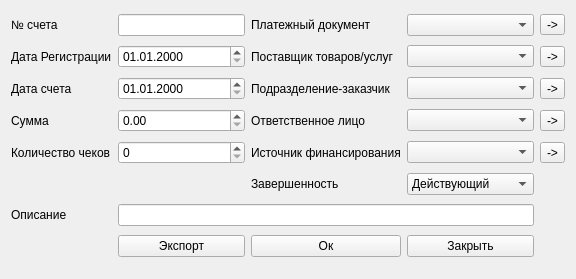
<?xml version="1.0" encoding="UTF-8"?>
<ui version="4.0">
 <class>RegisterCheckForm</class>
 <widget class="QWidget" name="RegisterCheckForm">
  <property name="geometry">
   <rect>
    <x>0</x>
    <y>0</y>
    <width>576</width>
    <height>279</height>
   </rect>
  </property>
  <property name="windowTitle">
   <string>Счет</string>
  </property>
  <property name="windowIcon">
   <iconset resource="../../resources/main.qrc">
    <normaloff>:/images/logo.png</normaloff>:/images/logo.png</iconset>
  </property>
  <layout class="QGridLayout" name="gridLayout">
   <item row="0" column="4">
    <widget class="QComboBox" name="paymentDocumentBox"/>
   </item>
   <item row="0" column="2">
    <widget class="QLineEdit" name="numberEdit"/>
   </item>
   <item row="2" column="4">
    <widget class="QComboBox" name="subdivisionsBox"/>
   </item>
   <item row="6" column="0">
    <widget class="QLabel" name="descriptionLabel">
     <property name="text">
      <string>Описание</string>
     </property>
    </widget>
   </item>
   <item row="1" column="3">
    <widget class="QLabel" name="providersLabel">
     <property name="text">
      <string>Поставщик товаров/услуг</string>
     </property>
    </widget>
   </item>
   <item row="1" column="0">
    <widget class="QLabel" name="registrationDateLabel">
     <property name="text">
      <string>Дата Регистрации</string>
     </property>
    </widget>
   </item>
   <item row="2" column="0">
    <widget class="QLabel" name="checkDateLabel">
     <property name="text">
      <string>Дата счета</string>
     </property>
    </widget>
   </item>
   <item row="4" column="2">
    <widget class="QSpinBox" name="numberChecksBox">
     <property name="maximum">
      <number>99999999</number>
     </property>
    </widget>
   </item>
   <item row="0" column="3">
    <widget class="QLabel" name="paymentDocumentLabel">
     <property name="text">
      <string>Платежный документ</string>
     </property>
    </widget>
   </item>
   <item row="7" column="3">
    <widget class="QPushButton" name="okButton">
     <property name="text">
      <string>Ок</string>
     </property>
    </widget>
   </item>
   <item row="6" column="2" colspan="3">
    <widget class="QLineEdit" name="descriptionEdit"/>
   </item>
   <item row="3" column="4">
    <widget class="QComboBox" name="responsiblesBox"/>
   </item>
   <item row="2" column="3">
    <widget class="QLabel" name="subdivisionsLabel">
     <property name="text">
      <string>Подразделение-заказчик</string>
     </property>
    </widget>
   </item>
   <item row="2" column="2">
    <widget class="QDateEdit" name="checkDateEdit">
     <property name="displayFormat">
      <string>dd.MM.yyyy</string>
     </property>
    </widget>
   </item>
   <item row="7" column="2">
    <widget class="QPushButton" name="exportButton">
     <property name="text">
      <string>Экспорт</string>
     </property>
    </widget>
   </item>
   <item row="3" column="0">
    <widget class="QLabel" name="sumLabel">
     <property name="text">
      <string>Сумма</string>
     </property>
    </widget>
   </item>
   <item row="4" column="4">
    <widget class="QComboBox" name="sourcesFinancingBox"/>
   </item>
   <item row="0" column="0">
    <widget class="QLabel" name="numberLabel">
     <property name="text">
      <string>№ счета</string>
     </property>
    </widget>
   </item>
   <item row="5" column="4">
    <widget class="QComboBox" name="completenessBox">
     <item>
      <property name="text">
       <string>Действующий</string>
      </property>
     </item>
     <item>
      <property name="text">
       <string>Завершенный</string>
      </property>
     </item>
    </widget>
   </item>
   <item row="4" column="0">
    <widget class="QLabel" name="numberChecksLabel">
     <property name="text">
      <string>Количество чеков</string>
     </property>
    </widget>
   </item>
   <item row="8" column="4">
    <spacer name="horizontalSpacer">
     <property name="orientation">
      <enum>Qt::Horizontal</enum>
     </property>
     <property name="sizeHint" stdset="0">
      <size>
       <width>40</width>
       <height>0</height>
      </size>
     </property>
    </spacer>
   </item>
   <item row="4" column="3">
    <widget class="QLabel" name="sourcesFinancingLabel">
     <property name="text">
      <string>Источник финансирования</string>
     </property>
    </widget>
   </item>
   <item row="7" column="4">
    <widget class="QPushButton" name="closeButton">
     <property name="text">
      <string>Закрыть</string>
     </property>
    </widget>
   </item>
   <item row="3" column="2">
    <widget class="QDoubleSpinBox" name="sumSpinBox">
     <property name="maximum">
      <double>99999999.989999994635582</double>
     </property>
    </widget>
   </item>
   <item row="3" column="3">
    <widget class="QLabel" name="responsiblesLabel">
     <property name="text">
      <string>Ответственное лицо</string>
     </property>
    </widget>
   </item>
   <item row="5" column="3">
    <widget class="QLabel" name="completenessLabel">
     <property name="text">
      <string>Завершенность</string>
     </property>
    </widget>
   </item>
   <item row="1" column="4">
    <widget class="QComboBox" name="providersBox"/>
   </item>
   <item row="1" column="2">
    <widget class="QDateEdit" name="registrationDateEdit">
     <property name="displayFormat">
      <string>dd.MM.yyyy</string>
     </property>
    </widget>
   </item>
   <item row="0" column="5">
    <widget class="QToolButton" name="paymentDocumentHandBookButton">
     <property name="text">
      <string>-&gt;</string>
     </property>
    </widget>
   </item>
   <item row="1" column="5">
    <widget class="QToolButton" name="providersHandBookButton">
     <property name="text">
      <string>-&gt;</string>
     </property>
    </widget>
   </item>
   <item row="2" column="5">
    <widget class="QToolButton" name="subdivisionsHandBookButton">
     <property name="text">
      <string>-&gt;</string>
     </property>
    </widget>
   </item>
   <item row="3" column="5">
    <widget class="QToolButton" name="responsiblesHandBookButton">
     <property name="text">
      <string>-&gt;</string>
     </property>
    </widget>
   </item>
   <item row="4" column="5">
    <widget class="QToolButton" name="sourcesFinancingHandBookButton">
     <property name="text">
      <string>-&gt;</string>
     </property>
    </widget>
   </item>
  </layout>
 </widget>
 <tabstops>
  <tabstop>numberEdit</tabstop>
  <tabstop>registrationDateEdit</tabstop>
  <tabstop>checkDateEdit</tabstop>
  <tabstop>sumSpinBox</tabstop>
  <tabstop>numberChecksBox</tabstop>
  <tabstop>descriptionEdit</tabstop>
  <tabstop>paymentDocumentBox</tabstop>
  <tabstop>providersBox</tabstop>
  <tabstop>subdivisionsBox</tabstop>
  <tabstop>responsiblesBox</tabstop>
  <tabstop>sourcesFinancingBox</tabstop>
  <tabstop>okButton</tabstop>
  <tabstop>closeButton</tabstop>
 </tabstops>
 <resources>
  <include location="../../resources/main.qrc"/>
 </resources>
 <connections/>
</ui>
